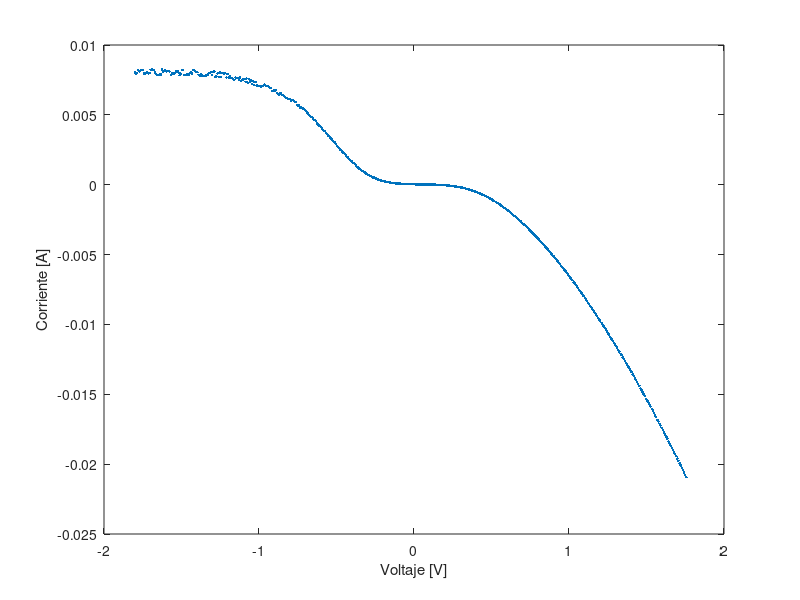

Write the MATLAB code that produced this figure. (Note: this script raises an error after producing the figure.)
%programa que ajusta curva I-V con el modelo de un diodo

%ajusta I0, n, rs

clear all
close all

global medido T K

warning off MATLAB:fzero:UndeterminedSyntax;

%cargo los datos a ajustar
datos=load('SPOXA.dat');
datos=sortrows(datos,1);
x=datos(:,1);
y=-datos(:,2);
figure
plot(x,y,'.')
xlabel('Voltaje [V]')
ylabel('Corriente [A]')

%para no tomar todos los puntos medidos me quedo solo con una fracion de
%ellos
N=1; %tomo uno de cada N puntos
aux=1:N:floor(size(datos,1)/N)*N;
medido(:,1)=x(aux);
medido(:,2)=y(aux);

% hold on
% plot(medido(:,1),medido(:,2),'.r')

%constantes
K=8.617342e-5;  %constante de boltzman [eV/K]
T=300;          %temperatura [K]
%para la corriente de cortocircuito elegimos la corriente medida a voltaje
%cero
 %Isc=y(find(min(abs(x-0))==abs(x-0)),1);

%elijo los valores iniciales para el ajuste

I01=7E-6;
I02=9E-9;
Il=0.0082;
n1=1.5;
n2=9;
rs=15;
rsh=80000000000000;
n=9;

opciones=optimset('TolX',1e-9,'MaxFunEvals',1000000,'MaxIter',10000,'Display','iter');
[xx,fval] = fminsearch(@Merito11,log([I01;I02;Il;n1;n2;rs;rsh;n]),opciones);
%pone los resultados en cada parametro
xx=exp(xx)
I01=xx(1)
I02=xx(2)
Il=xx(3)
n1=xx(4)
n2=xx(5)
rs=xx(6)
rsh=xx(7)
n=xx(8)


%dibuja la curva resultante del ajuste
op2= optimset('FunValCheck','on');
for i=1:length(x)
   yc(i)=fzero(@IV11,0,op2,medido(i,1),n1,n2,rs,rsh,Il,I01,I02,K,T,n);
end

%plotea resultados
figure
plot(x,yc,'r')
hold on
plot(medido(:,1),medido(:,2),'.k')
ylabel('Corriente [A]')
xlabel('Voltaje [V]')
% title(['n = ' num2str(n) ', I_0 = ' num2str(I0) ' [A], r_s = '  num2str(rs) ' [\Omega] I_l = ' num2str(Il) ' [A]'])

% M = [x(:) medido(:,2) yc(:)];
% save OX.dat M -ascii